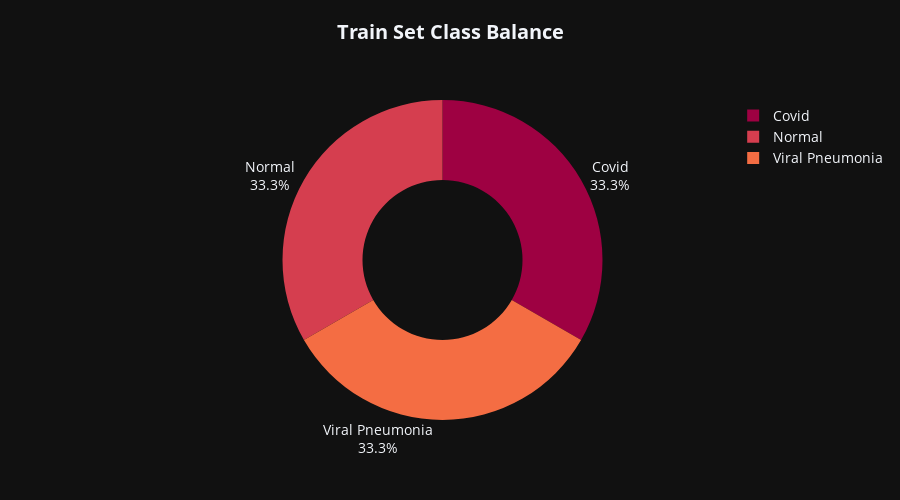

Notebook code for this chart:
### Markdown cell above
__Notes:__

__Oversampling__ 
* Duplicating samples from the minority class

* To solve the problem of unbalanced data we decide to use the oversampling technique.

__Source:__ https://towardsdatascience.com/oversampling-and-undersampling-5e2bbaf56dcf

### Code cell
# create label distribution of training data for further investigation
label_dist = {}
for img_class in os.listdir(folder_path + '/train'):
    counter = 0 
    for img in os.listdir(folder_path + '/train/' +  img_class):
        counter += 1 
    label_dist[img_class] = counter

inverse_class_weights = [1 / (count / sum(label_dist.values())) for count in label_dist.values()]

fig = go.Figure(data=[go.Pie(labels=np.asarray([k for k in label_dist.keys()]),
                            values=np.asarray([v for v in label_dist.values()]),
                            hole=.5,
                            textinfo='label+percent',
                            insidetextorientation='radial',
                            textposition='outside',
                            marker=dict(colors=["#9E0142", "#D53E4F", "#F46D43"])
                            )])

fig.update_layout(title='<b>Train Set Class Balance</b>',
                title_x=0.5 ,
                title_y=0.95,
                font_size = 14,
                width = 900,
                height = 500,
                template = 'plotly_dark')

### Figure 1 — Plotly figure (JSON) as saved in the notebook; plotly's stock layout.template omitted (floating-point values rounded to 4 significant figures)
{"data": [{"hole": 0.5, "insidetextorientation": "radial", "labels": ["Covid", "Normal", "Viral Pneumonia"], "marker": {"colors": ["#9E0142", "#D53E4F", "#F46D43"]}, "textinfo": "label+percent", "textposition": "outside", "type": "pie", "values": [111, 111, 111]}], "layout": {"font": {"size": 14}, "height": 500, "title": {"text": "<b>Train Set Class Balance</b>", "x": 0.5, "y": 0.95}, "width": 900}}
